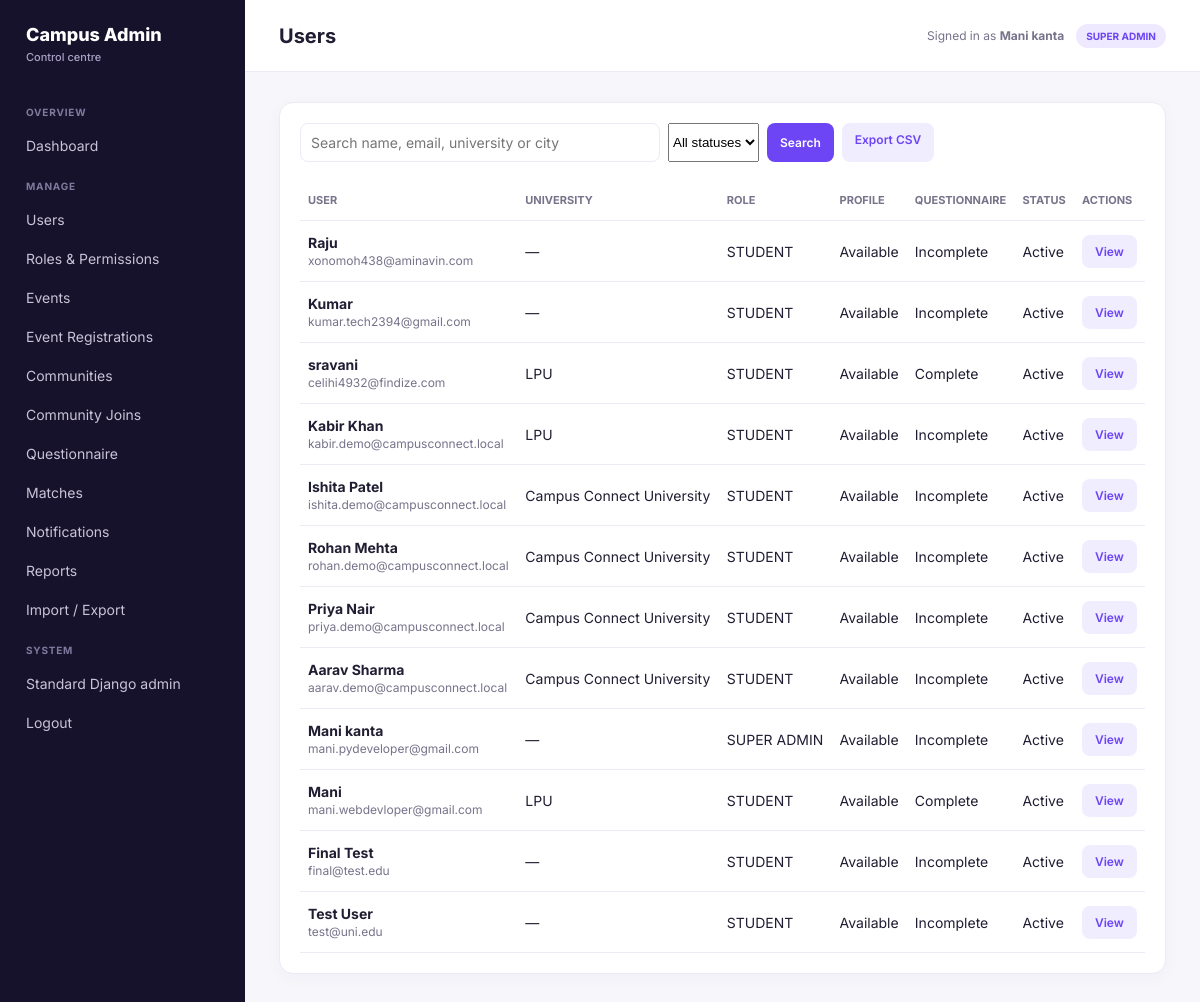
The app's page /admin-dashboard/users/ (signed in) with its own data.
### accounts/models.py (models this page shows, shortened)
class User(AbstractUser):
    id = models.UUIDField(primary_key=True, default=uuid.uuid4, editable=False)
    username = None  # Not used; authentication via email
    email = models.EmailField('Email Address', unique=True)
    first_name = models.CharField('First Name', max_length=150, blank=True)
    last_name = models.CharField('Last Name', max_length=150, blank=True)
    is_verified = models.BooleanField('Verified', default=False)
    created_at = models.DateTimeField(auto_now_add=True)
    updated_at = models.DateTimeField(auto_now=True)
    USERNAME_FIELD = 'email'
    REQUIRED_FIELDS = ['first_name', 'last_name']
    objects = UserManager()
    class Meta:
        db_table = 'accounts_user'
        ordering = ['-created_at']

### profiles/models.py (models this page shows, shortened)
class Profile(models.Model):
    id = models.UUIDField(primary_key=True, default=uuid.uuid4, editable=False)
    user = models.OneToOneField(settings.AUTH_USER_MODEL, on_delete=models.CASCADE, related_name='profile')
    university = models.CharField(max_length=200, blank=True)
    major = models.CharField(max_length=200, blank=True)
    year = models.CharField(max_length=50, blank=True)
    age = models.PositiveSmallIntegerField(null=True, blank=True)
    city = models.CharField(max_length=100, blank=True)
    gender = models.CharField(max_length=40, blank=True)
    languages = models.CharField(max_length=300, blank=True)
    bio = models.TextField(blank=True, max_length=500)
    interests = models.CharField(max_length=300, blank=True)
    photo = models.ImageField(upload_to='profiles/', blank=True, null=True)
    is_public = models.BooleanField(default=True)
    questionnaire_completed = models.BooleanField(default=False)
    created_at = models.DateTimeField(auto_now_add=True)
    updated_at = models.DateTimeField(auto_now=True)
    class Meta:
        db_table = 'profiles_profile'

### admin_dashboard/views.py (the view)
# urls.py: path('users/', views.users, name='users'),
@dashboard_access
def users(request):
    queryset = User.objects.select_related('profile').prefetch_related('groups').order_by('-created_at')
    term = request.GET.get('q', '').strip()
    if term:
        queryset = queryset.filter(
            Q(first_name__icontains=term) | Q(last_name__icontains=term) |
            Q(email__icontains=term) | Q(profile__university__icontains=term) |
            Q(profile__city__icontains=term)
        )
    status = request.GET.get('status')
    if status == 'active':
        queryset = queryset.filter(is_active=True)
    elif status == 'inactive':
        queryset = queryset.filter(is_active=False)
    page = Paginator(queryset, 20).get_page(request.GET.get('page'))
    return render(request, 'admin_dashboard/users.html', _context(request, page=page, query=term))

### admin_dashboard/permissions.py (called while the page is built)
def dashboard_access(view):
    @wraps(view)
    def wrapped(request, *args, **kwargs):
        if not request.user.is_authenticated or not request.user.is_staff:
            raise PermissionDenied
        return view(request, *args, **kwargs)
    return wrapped

### admin_dashboard/views.py (called while the page is built)
def _role(user):
    if user.is_superuser:
        return 'SUPER ADMIN'
    return user.groups.values_list('name', flat=True).first() or ('ADMIN' if user.is_staff else 'STUDENT')

def _context(request, **extra):
    return {'admin_role': _role(request.user), **extra}

### templates/admin_dashboard/users.html
{% extends "admin_dashboard/base.html" %}{% block title %}Users{% endblock %}{% block heading %}Users{% endblock %}{% block content %}
<div class="panel"><form class="search"><input name="q" value="{{ query }}" placeholder="Search name, email, university or city"><select name="status"><option value="">All statuses</option><option value="active">Active</option><option value="inactive">Inactive</option></select><button class="btn">Search</button><a class="btn secondary" href="{% url 'admin_dashboard:export_users' %}">Export CSV</a></form><div class="table-wrap"><table class="table"><tr><th>User</th><th>University</th><th>Role</th><th>Profile</th><th>Questionnaire</th><th>Status</th><th>Actions</th></tr>{% for user in page %}<tr><td><strong>{{ user.get_full_name|default:user.email }}</strong><br><span class="muted">{{ user.email }}</span></td><td>{{ user.profile.university|default:"—" }}</td><td>{% if user.is_superuser %}SUPER ADMIN{% elif user.is_staff %}ADMIN{% else %}STUDENT{% endif %}</td><td>{{ user.profile|yesno:"Available,Missing" }}</td><td>{{ user.profile.questionnaire_completed|yesno:"Complete,Incomplete" }}</td><td>{{ user.is_active|yesno:"Active,Inactive" }}</td><td><a class="btn secondary" href="{% url 'admin_dashboard:user_detail' user.id %}">View</a></td></tr>{% endfor %}</table></div>{% if page.has_other_pages %}<p class="muted">Page {{ page.number }} of {{ page.paginator.num_pages }} · <a href="?q={{ query }}&page={{ page.next_page_number }}">Next</a></p>{% endif %}</div>
{% endblock %}

### templates/admin_dashboard/base.html (shortened to what this page needs)
<!doctype html>
<html lang="en">
<head>
</head>
<body>
<div class="layout">
  <aside class="sidebar">
    <div class="brand">Campus Admin<small>Control centre</small></div>
    <nav class="nav">
      <div class="nav-title">Overview</div><a href="{% url 'admin_dashboard:dashboard' %}">Dashboard</a>
      <div class="nav-title">Manage</div><a href="{% url 'admin_dashboard:users' %}">Users</a><a href="{% url 'admin_dashboard:roles' %}">Roles & Permissions</a><a href="{% url 'admin_dashboard:events' %}">Events</a><a href="{% url 'admin_dashboard:event_registrations' %}">Event Registrations</a><a href="{% url 'admin_dashboard:communities' %}">Communities</a><a href="{% url 'admin_dashboard:community_joins' %}">Community Joins</a><a href="{% url 'admin_dashboard:questionnaire' %}">Questionnaire</a><a href="{% url 'admin_dashboard:matches' %}">Matches</a><a href="{% url 'admin_dashboard:notifications' %}">Notifications</a><a href="{% url 'admin_dashboard:reports' %}">Reports</a><a href="{% url 'admin_dashboard:questionnaire_import_export' %}">Import / Export</a>
      <div class="nav-title">System</div><a href="/admin/">Standard Django admin</a><form method="post" action="{% url 'logout' %}">{% csrf_token %}<button style="display:block;width:100%;text-align:left;background:none;border:0;color:#c8c3d8;padding:10px 12px;border-radius:9px;font:inherit;cursor:pointer">Logout</button></form>
    </nav>
  </aside>
  <main class="main">
    <header class="topbar"><h1>{% block heading %}Dashboard{% endblock %}</h1><div class="identity"><span>Signed in as <strong>{{ request.user.get_full_name|default:request.user.email }}</strong></span><b class="badge">{{ admin_role }}</b></div></header>
    <section class="content">
      {% block content %}{% endblock %}
    </section>
  </main>
</div>
</body>
</html>

### templates/admin_dashboard/base.html (style rules this page uses)
:root { --purple:#6d45f5;--dark:#17122b;--muted:#77738a;--line:#eceaf4;--bg:#f7f6fb }
* { box-sizing:border-box }
body { margin:0;background:var(--bg);color:#211d32;font:14px Inter,system-ui,sans-serif }
.layout { display:flex;min-height:100vh }
.sidebar { width:245px;background:var(--dark);color:#fff;padding:24px 14px;flex-shrink:0 }
.brand { font-size:18px;font-weight:800;padding:0 12px 28px }
.brand small { display:block;color:#aaa2c4;font-size:11px;font-weight:500;margin-top:5px }
.nav-title { color:#817a9e;text-transform:uppercase;font-size:10px;font-weight:700;padding:14px 12px 7px;letter-spacing:.08em }
.nav a { display:block;color:#c8c3d8;text-decoration:none;padding:10px 12px;border-radius:9px;margin:2px 0 }
.main { flex:1;min-width:0 }
.topbar { height:72px;background:#fff;border-bottom:1px solid var(--line);display:flex;align-items:center;justify-content:space-between;padding:0 34px }
.topbar h1 { font-size:20px;margin:0 }
.identity { display:flex;align-items:center;gap:12px;color:var(--muted);font-size:12px }
.badge { background:#eee9ff;color:var(--purple);border-radius:99px;padding:6px 10px;font-weight:700;font-size:10px }
.content { padding:30px 34px;max-width:1400px }
.stat,.panel { background:#fff;border:1px solid var(--line);border-radius:14px;padding:20px;box-shadow:0 4px 18px #2c205408 }
.muted { color:var(--muted);font-size:12px }
.table-wrap { overflow:auto }
.table { width:100%;border-collapse:collapse }
.table th,.table td { text-align:left;border-bottom:1px solid var(--line);padding:13px 8px;white-space:nowrap }
.table th { font-size:11px;color:var(--muted);text-transform:uppercase }
.btn { display:inline-block;border:0;border-radius:8px;background:var(--purple);color:#fff;padding:9px 13px;text-decoration:none;font:600 12px Inter;cursor:pointer }
.btn.secondary { background:#f0edff;color:var(--purple) }
.search { display:flex;gap:8px;margin-bottom:18px }
.search input,.field input,.field textarea,.field select { border:1px solid var(--line);border-radius:8px;padding:10px;font:inherit;width:100% }
.search input { max-width:360px }

### records on screen
User: user.get_full_name "Mani kanta", get_full_name "Mani kanta", email "mani.pydeveloper@gmail.com", profile.university "—", is_superuser "SUPER ADMIN", profile "Available", profile.questionnaire_completed "Incomplete", is_active "Active"
User: get_full_name "Raju", email "xonomoh438@aminavin.com", profile.university "—", is_superuser "STUDENT", profile "Available", profile.questionnaire_completed "Incomplete", is_active "Active"
User: get_full_name "Kumar", email "kumar.tech2394@gmail.com", profile.university "—", is_superuser "STUDENT", profile "Available", profile.questionnaire_completed "Incomplete", is_active "Active"
User: get_full_name "sravani", email "celihi4932@findize.com", profile.university "LPU", is_superuser "STUDENT", profile "Available", profile.questionnaire_completed "Complete", is_active "Active"
User: get_full_name "Kabir Khan", email "kabir.demo@campusconnect.local", profile.university "LPU", is_superuser "STUDENT", profile "Available", profile.questionnaire_completed "Incomplete", is_active "Active"
User: get_full_name "Ishita Patel", email "ishita.demo@campusconnect.local", profile.university "Campus Connect University", is_superuser "STUDENT", profile "Available", profile.questionnaire_completed "Incomplete", is_active "Active"
User: get_full_name "Rohan Mehta", email "rohan.demo@campusconnect.local", profile.university "Campus Connect University", is_superuser "STUDENT", profile "Available", profile.questionnaire_completed "Incomplete", is_active "Active"
User: get_full_name "Priya Nair", email "priya.demo@campusconnect.local", profile.university "Campus Connect University", is_superuser "STUDENT", profile "Available", profile.questionnaire_completed "Incomplete", is_active "Active"
User: get_full_name "Aarav Sharma", email "aarav.demo@campusconnect.local", profile.university "Campus Connect University", is_superuser "STUDENT", profile "Available", profile.questionnaire_completed "Incomplete", is_active "Active"
User: get_full_name "Mani", email "mani.webdevloper@gmail.com", profile.university "LPU", is_superuser "STUDENT", profile "Available", profile.questionnaire_completed "Complete", is_active "Active"
User: get_full_name "Final Test", email "final@test.edu", profile.university "—", is_superuser "STUDENT", profile "Available", profile.questionnaire_completed "Incomplete", is_active "Active"
User: get_full_name "Test User", email "test@uni.edu", profile.university "—", is_superuser "STUDENT", profile "Available", profile.questionnaire_completed "Incomplete", is_active "Active"

### other values on screen
{{ admin_role }} "SUPER ADMIN"
